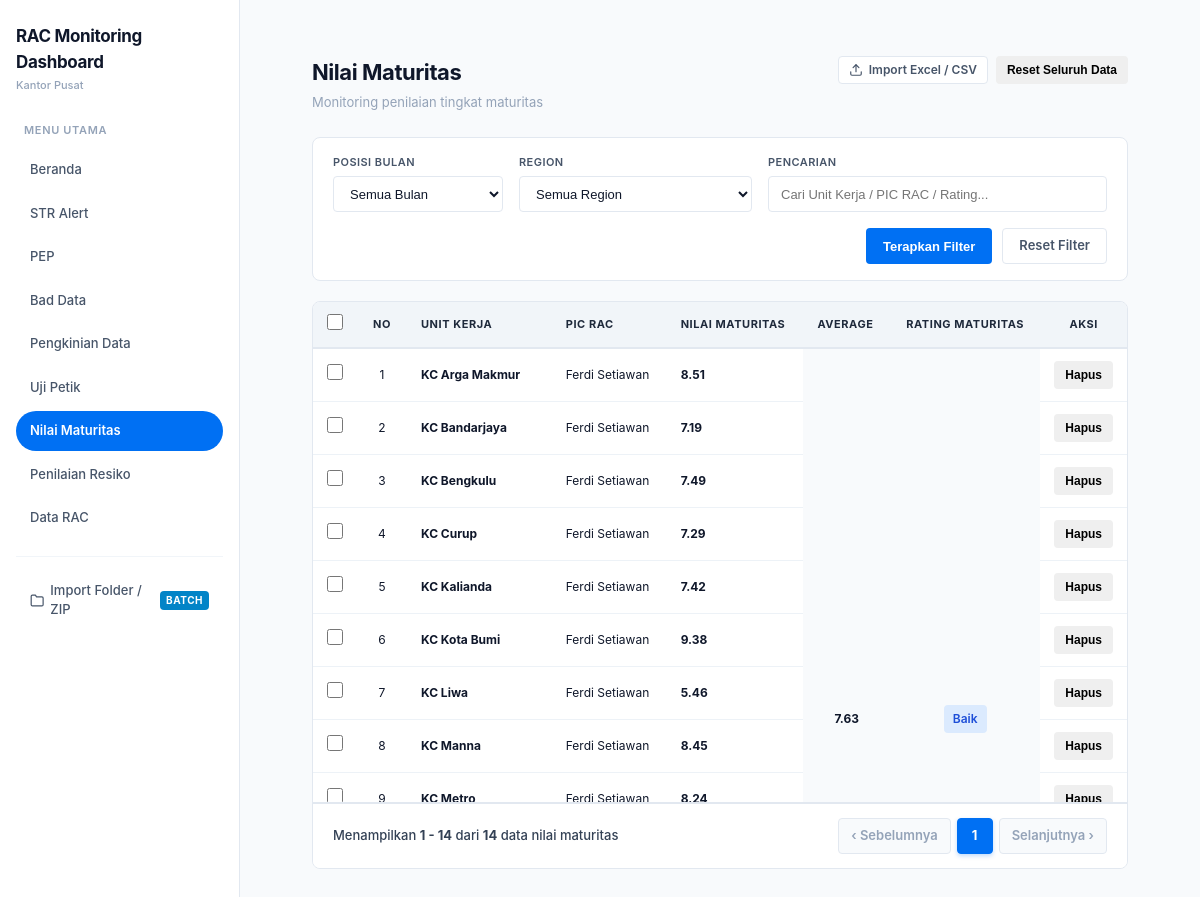
Page /nilai-maturitas.php on the committed database.
### tables this page shows
CREATE TABLE `nilai_maturitas` (
  `id` int(11) NOT NULL AUTO_INCREMENT,
  `no_urut` varchar(50) DEFAULT NULL,
  `branch` varchar(150) NOT NULL,
  `pic_rac` varchar(150) DEFAULT NULL,
  `nilai_maturitas` varchar(50) DEFAULT NULL,
  `average` varchar(50) DEFAULT NULL,
  `rating_maturitas` varchar(100) DEFAULT NULL,
  `month` varchar(50) DEFAULT NULL,
  `region` varchar(150) DEFAULT NULL,
  `keterangan` text DEFAULT NULL,
  `created_at` timestamp NOT NULL DEFAULT current_timestamp(),
  `updated_at` timestamp NOT NULL DEFAULT current_timestamp() ON UPDATE current_timestamp(),
  PRIMARY KEY (`id`),
  KEY `idx_maturitas_branch` (`branch`),
  KEY `idx_maturitas_month` (`month`),
  KEY `idx_maturitas_region` (`region`)
);

### nilai-maturitas.php (the view, shortened to what the rows shown need)
<?php
$pdo = getDbConnection();
$where = [];
$params = [];
$whereSql = !empty($where) ? 'WHERE ' . implode(' AND ', $where) : '';
$countStmt = $pdo->prepare("SELECT COUNT(*) FROM nilai_maturitas {$whereSql}");
$countStmt->execute($params);
$totalRecords = (int)$countStmt->fetchColumn();
$perPage = 50;
$totalPages = max(1, (int)ceil($totalRecords / $perPage));
$page = max(1, min($totalPages, (int)($_GET['page'] ?? 1)));
$offset = ($page - 1) * $perPage;
$dataSql = "SELECT * FROM nilai_maturitas {$whereSql} ORDER BY CASE WHEN pic_rac IS NULL OR TRIM(pic_rac) = '' OR pic_rac = '-' THEN 1 ELSE 0 END, pic_rac ASC, id ASC LIMIT :limit OFFSET :offset";
$dataStmt = $pdo->prepare($dataSql);
$dataStmt->bindValue(':limit', $perPage, PDO::PARAM_INT);
$dataStmt->bindValue(':offset', $offset, PDO::PARAM_INT);
$dataStmt->execute();
$pageData = $dataStmt->fetchAll(PDO::FETCH_ASSOC);
require_once __DIR__ . '/includes/pic_rac_helper.php';
$pageData = attachPicRacGroupAverages($pageData, 'nilai_maturitas');
if (!function_exists('getCleanRatingMaturitas')) {
    function getCleanRatingMaturitas(string $rating, ?float $score = null): string {
        if ($score !== null && $score > 0) {
            if ($score >= 6.5 || ($score >= 3.5 && $score < 4.5)) return 'Baik';
            return 'Kurang';
        }
        return 'Cukup';
    }
}
require_once __DIR__ . '/includes/header.php';
require_once __DIR__ . '/includes/sidebar.php';
?>
<main class="main-content">
    <div class="page-header" style="display:flex;justify-content:space-between;align-items:flex-start;gap:20px;">
        <div>
            <h2 class="page-title">Nilai Maturitas</h2>
        </div>
    </div>
    <div class="table-wrapper">
        <div class="table-scroll">
            <table class="data-table">
                <thead>
                    <tr>
                        <th style="width:38px;text-align:center;">
                            <input
                                type="checkbox"
                                id="checkAllNilaiMaturitas"
                                title="Pilih Semua di Halaman Ini"
                                style="cursor:pointer;width:16px;height:16px;"
                                <?= empty($pageData) ? 'disabled' : '' ?>
                            >
                        </th>
                        <th style="width:50px;text-align:center;">NO</th>
                        <th>UNIT KERJA</th>
                        <th>PIC RAC</th>
                        <th>Nilai Maturitas</th>
                        <th>Average</th>
                        <th style="text-align:center;">Rating Maturitas</th>
                        <th style="width:70px;text-align:center;">AKSI</th>
                    </tr>
                </thead>
                <tbody>
                    <?php if (empty($pageData)): ?>
                        <tr>
                            <td colspan="8" style="text-align:center;padding:40px;color:var(--text-muted);">
                                Belum ada data nilai maturitas yang sesuai filter.
                            </td>
                        </tr>
                    <?php else: ?>
                        <?php foreach ($pageData as $index => $row): ?>
                            <tr>
                                <td style="text-align:center;">
                                    <input
                                        type="checkbox"
                                        class="maturitas-check"
                                        value="<?= htmlspecialchars((string)($row['id'] ?? ''), ENT_QUOTES, 'UTF-8') ?>"
                                        style="cursor:pointer;width:16px;height:16px;"
                                        onchange="updateBulkActionState()"
                                    >
                                </td>
                                <td style="text-align:center;">
                                    <?= (int)($offset + $index + 1) ?>
                                </td>
                                <td>
                                    <strong><?= htmlspecialchars((string)($row['branch'] ?? '-'), ENT_QUOTES, 'UTF-8') ?></strong>
                                </td>
                                <td>
                                    <?= htmlspecialchars((string)($row['pic_rac'] ?? '-'), ENT_QUOTES, 'UTF-8') ?>
                                </td>
                                <td>
                                    <strong><?= htmlspecialchars((string)($row['nilai_maturitas'] ?? '0.00'), ENT_QUOTES, 'UTF-8') ?></strong>
                                </td>
                                <?php if (!empty($row['is_first_in_pic_group'])): ?>
                                    <td <?= ($row['pic_group_rowspan'] > 1) ? 'rowspan="' . (int)$row['pic_group_rowspan'] . '"' : '' ?> style="text-align:center;font-weight:700;vertical-align:middle;<?= ($row['pic_group_rowspan'] > 1) ? 'background:#f8fafc;' : '' ?>">
                                        <?= htmlspecialchars((string)($row['pic_group_average'] ?? '-'), ENT_QUOTES, 'UTF-8') ?>
                                    </td>
                                    <td <?= ($row['pic_group_rowspan'] > 1) ? 'rowspan="' . (int)$row['pic_group_rowspan'] . '"' : '' ?> style="text-align:center;vertical-align:middle;<?= ($row['pic_group_rowspan'] > 1) ? 'background:#f8fafc;' : '' ?>">
                                        <?php
                                        $avgVal = $row['pic_group_average'] ?? $row['average'] ?? null;
                                        $scoreNum = null;
                                        if ($avgVal !== null && $avgVal !== '-') {
                                            $cleanedAvg = str_replace(['%', ' '], '', (string)$avgVal);
                                            $cleanedAvg = str_replace(',', '.', $cleanedAvg);
                                            if (is_numeric($cleanedAvg)) {
                                                $scoreNum = (float)$cleanedAvg;
                                            }
                                        }
                                        $rawRating = (string)($row['pic_group_rating'] ?? $row['rating_maturitas'] ?? '-');
                                        $cleanRating = getCleanRatingMaturitas($rawRating, $scoreNum);
                                        if ($cleanRating === 'Sangat Baik') {
                                            $badgeBg = '#dcfce7'; $badgeColor = '#15803d';
                                        } elseif ($cleanRating === 'Baik') {
                                            $badgeBg = '#dbeafe'; $badgeColor = '#1d4ed8';
                                        } elseif ($cleanRating === 'Cukup') {
                                            $badgeBg = '#fef3c7'; $badgeColor = '#b45309';
                                        } else {
                                            $badgeBg = '#fee2e2'; $badgeColor = '#b91c1c';
                                        }
                                        ?>
                                        <span class="badge" style="background:<?= $badgeBg ?>;color:<?= $badgeColor ?>;padding:4px 8px;border-radius:4px;font-size:12px;font-weight:600;">
                                            <?= htmlspecialchars($cleanRating, ENT_QUOTES, 'UTF-8') ?>
                                        </span>
                                    </td>
                                <?php endif; ?>
                                <td style="text-align:center;">
                                    <button type="button" class="btn btn-danger btn-sm" onclick="deleteSingleNilaiMaturitas(<?= (int)$row['id'] ?>)" title="Hapus baris ini">Hapus</button>
                                </td>
                            </tr>
                        <?php endforeach; ?>
                    <?php endif; ?>
                </tbody>
            </table>
        </div>
    </div>
</main>
<?php require_once __DIR__ . '/includes/footer.php'; ?>

### rows in the picture
nilai_maturitas: index "1", branch "KC Arga Makmur", pic_rac "Ferdi Setiawan", nilai_maturitas "8.51", average "7.63", average "Baik"
nilai_maturitas: index "2", branch "KC Bandarjaya", pic_rac "Ferdi Setiawan", nilai_maturitas "7.19"
nilai_maturitas: index "3", branch "KC Bengkulu", pic_rac "Ferdi Setiawan", nilai_maturitas "7.49"
nilai_maturitas: index "4", branch "KC Curup", pic_rac "Ferdi Setiawan", nilai_maturitas "7.29"
nilai_maturitas: index "5", branch "KC Kalianda", pic_rac "Ferdi Setiawan", nilai_maturitas "7.42"
nilai_maturitas: index "6", branch "KC Kota Bumi", pic_rac "Ferdi Setiawan", nilai_maturitas "9.38"
nilai_maturitas: index "7", branch "KC Liwa", pic_rac "Ferdi Setiawan", nilai_maturitas "5.46"
nilai_maturitas: index "8", branch "KC Manna", pic_rac "Ferdi Setiawan", nilai_maturitas "8.45"
nilai_maturitas: index "9", branch "KC Metro", pic_rac "Ferdi Setiawan", nilai_maturitas "8.24"

### other values in the picture
$offset + 1 "1"
min($offset + count($pageData), $totalRecords) "14"
$totalRecords "14"
